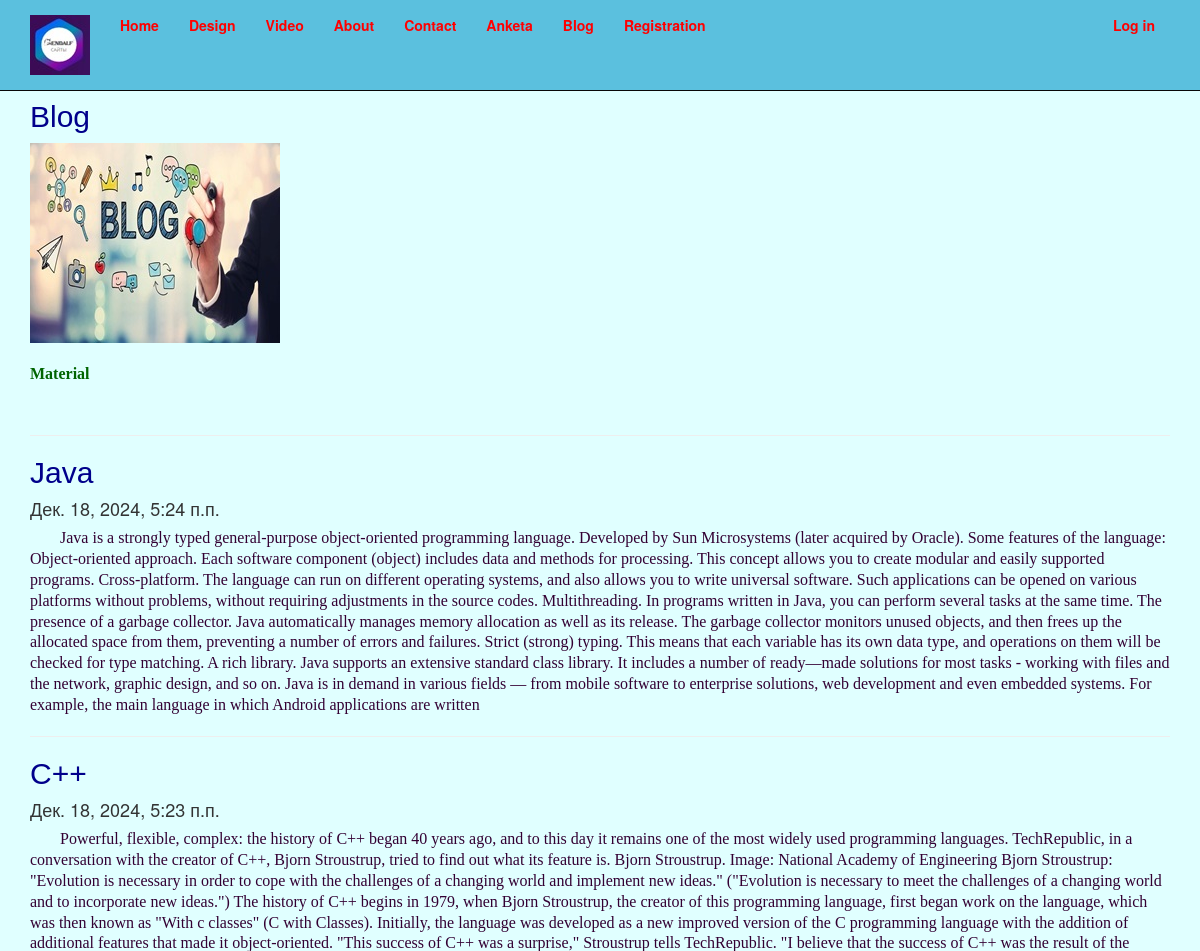
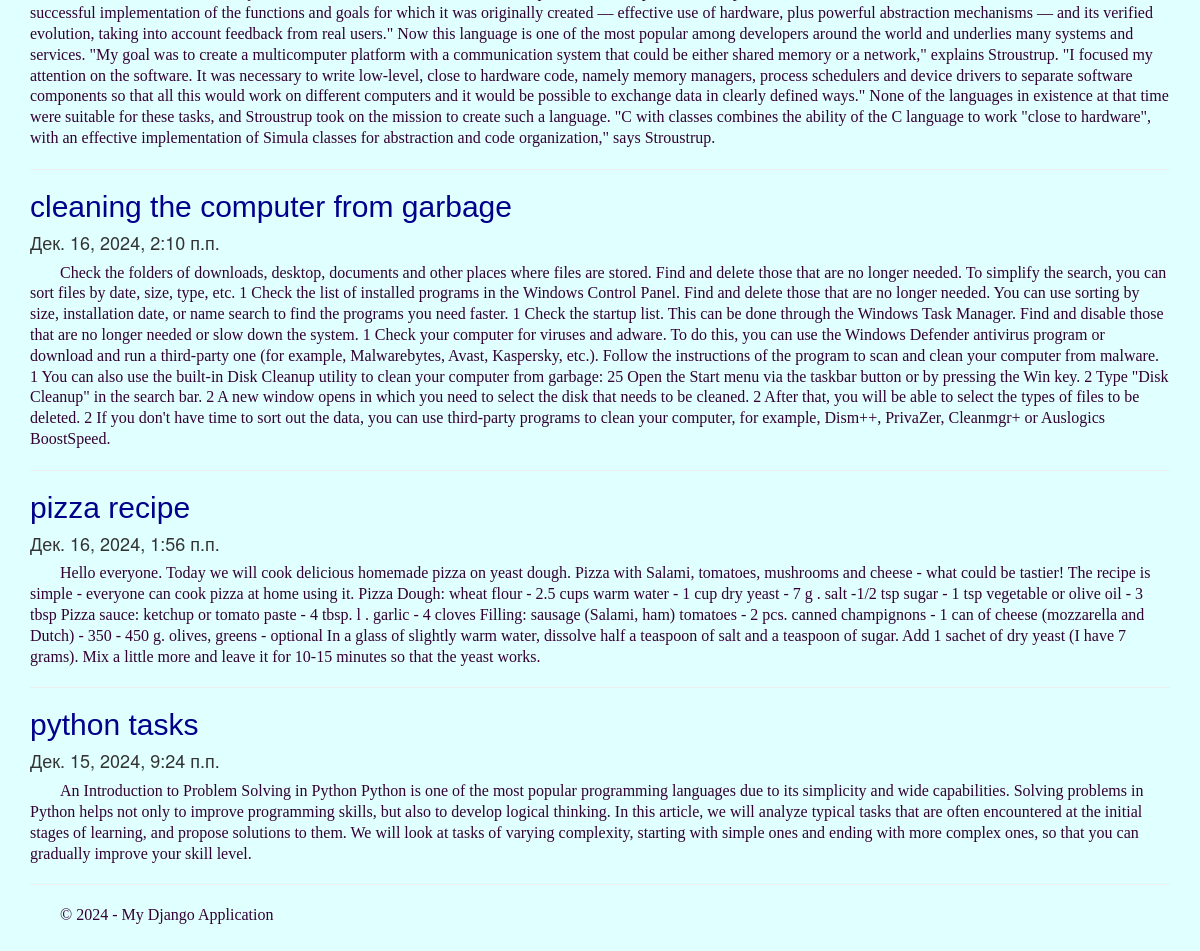
Screenshot of /blog/ with the database file from the repository (2 pictures, top to bottom).
### app/models.py (models this page shows, shortened)
class Blog(models.Model):
    title = models.CharField(max_length = 100, unique_for_date = "posted", verbose_name = "Heading")
    description = models.TextField(verbose_name =  "Summary")
    content = models.TextField(verbose_name ="Full content")
    posted =models.DateTimeField(default = datetime.now, db_index = True, verbose_name="To publish")
    class Meta:
        db_table = "Posts"
        ordering = ["-posted"]
        verbose_name = "blog article"
        verbose_name_plural = "article"

### app/views.py (the view)
# urls.py: path('blog/', views.blog, name='blog'),
def blog(request):
    posts =Blog.objects.all()
    assert isinstance(request, HttpRequest)
    return render(
        request,
        'app/blog.html',
        {
            'title':'Blog',
            'posts':posts,
            'year': datetime.now().year,
        }
     )

### app/templates/app/blog.html
{% extends "app/layout.html" %}
{% block content %}
<h2>{{ title }}</h2>
<div> <img src="../../static/app/content/fyt.png" </div>
<p><br>  <b> Material </b>  </p>
<br />
{% for post in posts %}
<hr />
<div class="">
    <h2> {{post.title }} </h2>
    <h4> {{post.posted }} </h4>
    <p> {{post.description }} </p>
</div>
{% endfor %}
{% endblock %}

### app/templates/app/layout.html (shortened to what this page needs)
<!DOCTYPE html>
<html>
<head>
    {% load static %}
    <link rel="stylesheet" type="text/css" href="{% static 'app/content/bootstrap.css' %}" />
    <link rel="stylesheet" type="text/css" href="{% static 'app/content/site.css' %}" />
</head>
<body>
    <div class="navbar navbar-inverse navbar-fixed-top">
        <div class="container">
            <div class="navbar-header">
                <a href="/" class="navbar-brand"> <img src="../../static/app/content/logo.jpg" /> </a>
            </div>
            <div class="navbar-collapse collapse">
                <ul class="nav navbar-nav">
                    <li><a href="{% url 'home' %}">Home</a></li>
                    <li><a href="{% url 'design' %}">Design</a></li>
                    <li><a href="{% url 'videopost' %}">Video</a></li>
                    <li><a href="{% url 'about' %}">About</a></li>
                    <li><a href="{% url 'contact' %}">Contact</a></li>
                    <li><a href="{% url 'anketa' %}">Anketa</a></li>
                    <li><a href="{% url 'blog' %}">Blog</a></li>
                    {% if not user.is_authenticated %}
                    <li><a href="{% url 'registration' %}">Registration</a></li>
                    {% endif %}
                </ul>
                {% include 'app/loginpartial.html' %}
            </div>
        </div>
    </div>
    <div class="container body-content">
{% block content %}{% endblock %}
        <hr/>
        <footer>
            <p>&copy; {{ year }} - My Django Application</p>
        </footer>
    </div>
</body>
</html>

### app/templates/app/loginpartial.html
{% if user.is_authenticated %}
<form id="logoutForm" action="/logout/" method="post" class="navbar-right">
    {% csrf_token %}
    <ul class="nav navbar-nav navbar-right">
        <li><span class="navbar-brand">Hello {{ user.username }}!</span></li>
        <li><a href="javascript:document.getElementById('logoutForm').submit()">Log off</a></li>
    </ul>
</form>
{% else %}
<ul class="nav navbar-nav navbar-right">
    <li><a href="{% url 'login' %}">Log in</a></li>
</ul>
{% endif %}

### app/static/app/content/site.css (style rules this page uses)
body { background-color:lightcyan; padding-top: 80px; padding-bottom: 20px; }
h1, h2 { color:darkblue; font-family:Arial; }
p b { color:darkgreen; }
p { font-size:16px; font-family:'Times New Roman'; color:#330033; line-height:130%; text-indent:30px; }
ul li { color: darkgreen; font-weight:600; }
.body-content { padding-left: 15px; padding-right: 15px; }

### rows the page displays
Blog: title "Java", posted "Дек. 18, 2024, 5:24 п.п.", description "Java is a strongly typed general-purpose object-oriented programming language. Developed by Sun Microsystems (later acquired by Oracle). Some features of the language: Object-oriented approach. Each software component (object) includes data and methods for processing. This concept allows you to create modular and easily supported programs. Cross-platform. The language can run on different operating systems, and also allows you to write universal software. Such applications can be opened on various platforms without problems, without requiring adjustments in the source codes. Multithreading. In programs written in Java, you can perform several tasks at the same time. The presence of a…"
Blog: title "C++", posted "Дек. 18, 2024, 5:23 п.п.", description "Powerful, flexible, complex: the history of C++ began 40 years ago, and to this day it remains one of the most widely used programming languages. TechRepublic, in a conversation with the creator of C++, Bjorn Stroustrup, tried to find out what its feature is. Bjorn Stroustrup. Image: National Academy of Engineering Bjorn Stroustrup: \"Evolution is necessary in order to cope with the challenges of a changing world and implement new ideas.\" (\"Evolution is necessary to meet the challenges of a changing world and to incorporate new ideas.\") The history of C++ begins in 1979, when Bjorn Stroustrup, the creator of this programming language, first began work on the language, which was then known as…"
Blog: title "cleaning the computer from garbage", posted "Дек. 16, 2024, 2:10 п.п.", description "Check the folders of downloads, desktop, documents and other places where files are stored. Find and delete those that are no longer needed. To simplify the search, you can sort files by date, size, type, etc. 1 Check the list of installed programs in the Windows Control Panel. Find and delete those that are no longer needed. You can use sorting by size, installation date, or name search to find the programs you need faster. 1 Check the startup list. This can be done through the Windows Task Manager. Find and disable those that are no longer needed or slow down the system. 1 Check your computer for viruses and adware. To do this, you can use the Windows Defender antivirus program or…"
Blog: title "pizza recipe", posted "Дек. 16, 2024, 1:56 п.п.", description "Hello everyone. Today we will cook delicious homemade pizza on yeast dough. Pizza with Salami, tomatoes, mushrooms and cheese - what could be tastier! The recipe is simple - everyone can cook pizza at home using it. Pizza Dough: wheat flour - 2.5 cups warm water - 1 cup dry yeast - 7 g . salt -1/2 tsp sugar - 1 tsp vegetable or olive oil - 3 tbsp Pizza sauce: ketchup or tomato paste - 4 tbsp. l . garlic - 4 cloves Filling: sausage (Salami, ham) tomatoes - 2 pcs. canned champignons - 1 can of cheese (mozzarella and Dutch) - 350 - 450 g. olives, greens - optional In a glass of slightly warm water, dissolve half a teaspoon of salt and a teaspoon of sugar. Add 1 sachet of dry yeast (I have 7…"
Blog: title "python tasks", posted "Дек. 15, 2024, 9:24 п.п.", description "An Introduction to Problem Solving in Python Python is one of the most popular programming languages due to its simplicity and wide capabilities. Solving problems in Python helps not only to improve programming skills, but also to develop logical thinking. In this article, we will analyze typical tasks that are often encountered at the initial stages of learning, and propose solutions to them. We will look at tasks of varying complexity, starting with simple ones and ending with more complex ones, so that you can gradually improve your skill level."

### other values shown
{{ title }} "Blog"
